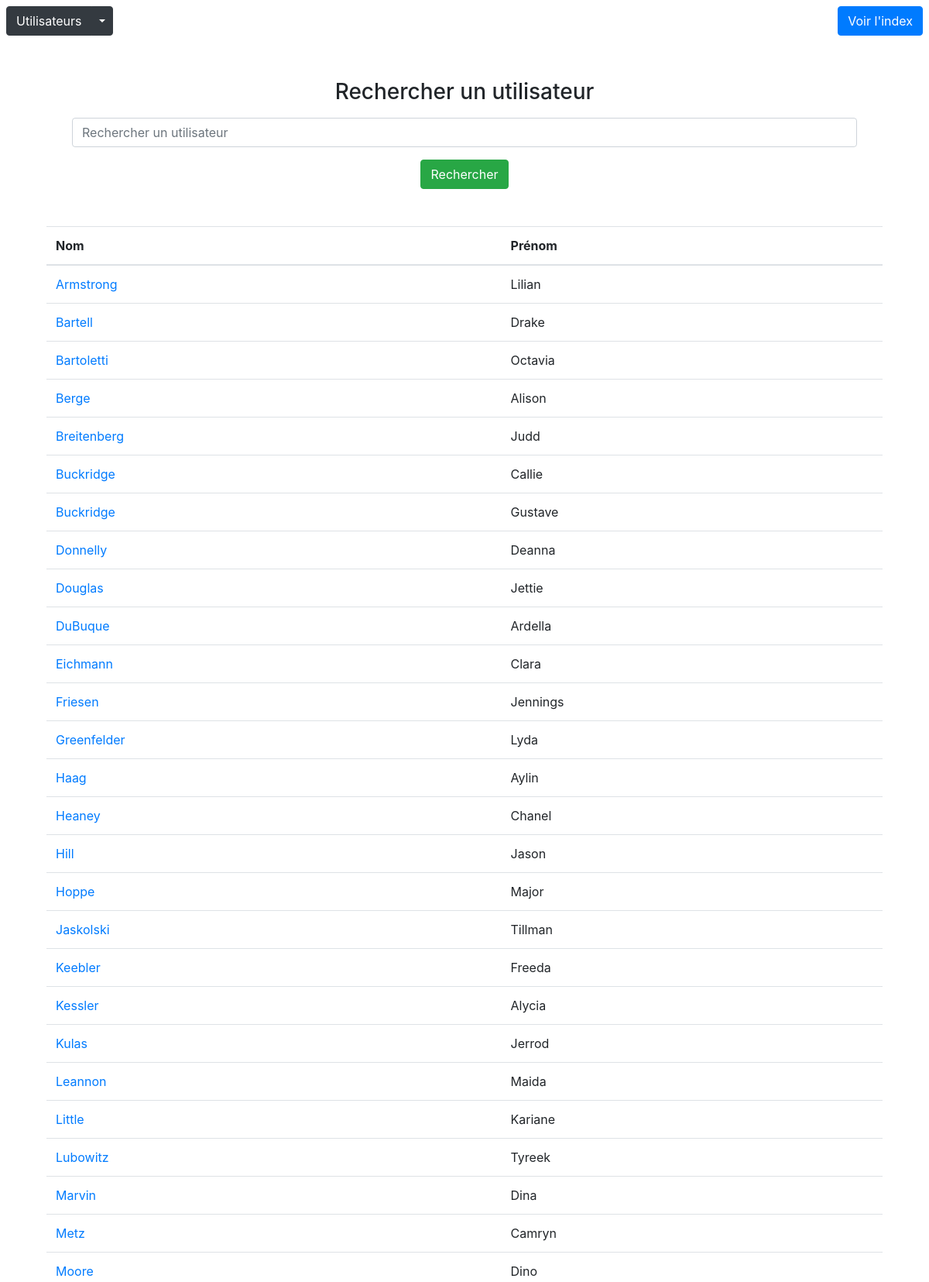
The page / (upper part) on the database its author committed.
### tables this page shows
CREATE TABLE `user` (
  `id` bigint(20) NOT NULL,
  `name` varchar(255) DEFAULT NULL,
  `surname` varchar(255) DEFAULT NULL
);

### index.php (called while the page is built, shortened)
<?php
require "src/init.php";
require "functions.php";
$users = [];
$search_query = "";
$show_index = false;
if(isset($_GET['q']) and !empty($_GET['q'])){
  $search_query = trim($_GET['q']);
  $users = search_user($search_query);
  $show_search_results = true;
}else if(isset($_GET['index'])){
  $index = get_index();
  $show_index = true;
}else{
  $users = get_user();
}
require "views/index.view.php";
?>

### functions.php (called while the page is built, shortened)
<?php
  function get_user(){
    global $db;
    $q = $db->prepare("SELECT * FROM user ORDER BY name, surname");
    $q->execute();
    return $q->fetchAll(PDO::FETCH_OBJ);
  }
?>

### views/index.view.php (the view, shortened to what this page needs)
<?php  require "views/partials/header.php"; ?>
<div class="d-flex justify-content-between p-2">
  <div>
    <div class="btn-group">
      <button type="button" class="btn btn-dark">Utilisateurs</button>
      <button type="button" class="btn btn-dark dropdown-toggle dropdown-toggle-split" data-toggle="dropdown" aria-haspopup="true" aria-expanded="false">
      </button>
    </div>
  </div>
  <div>
    <a class="btn btn-primary" href="?index">Voir l'index</a>
  </div>
</div>
<div class="container">
  <div class="col-md-12 p-5">
    <div class="text-center mb-3">
      <span class="h3">Rechercher un utilisateur</span>
    </div>
    <div class="">
      <form method="get">
        <div class="">
          <input class="form-control" type="text" name="q" value="<?= $search_query ?>"  placeholder="Rechercher un utilisateur">
        </div>
        <div class="mt-3 text-center">
          <button class="btn btn-success" type="submit">Rechercher</button>
        </div>
      </form>
    </div>
  </div>
</div>
<div class="container">
  <div class="col-md-12">
    <?php if($show_index == false): ?>
    <table class="table">
      <thead>
        <tr>
          <th scope="col">Nom</th>
          <th scope="col">Prénom</th>
        </tr>
      </thead>
      <tbody>
        <?php foreach($users as $user): ?>
        <tr>
          <td class="text-primary"><?= $user->name ?></td>
          <td><?= $user->surname ?></td>
        </tr>
        <?php endforeach ?>
      </tbody>
    <?php endif; ?>
    </table>
  </div>
</div>
<?php  require "views/partials/footer.php"; ?>

### views/partials/header.php (shortened to what this page needs)
<!DOCTYPE html>
<html lang="fr">
  <head>
    <link rel="stylesheet" href="asset/css/bootstrap.min.css">
  </head>
  <body>

### views/partials/footer.php (shortened to what this page needs)
  </body>
</html>

### rows shown on the page
user: name "Armstrong", surname "Lilian"
user: name "Bartell", surname "Drake"
user: name "Bartoletti", surname "Octavia"
user: name "Berge", surname "Alison"
user: name "Breitenberg", surname "Judd"
user: name "Buckridge", surname "Callie"
user: name "Buckridge", surname "Gustave"
user: name "Donnelly", surname "Deanna"
user: name "Douglas", surname "Jettie"
user: name "DuBuque", surname "Ardella"
user: name "Eichmann", surname "Clara"
user: name "Friesen", surname "Jennings"
user: name "Greenfelder", surname "Lyda"
user: name "Haag", surname "Aylin"
user: name "Heaney", surname "Chanel"
user: name "Hill", surname "Jason"
user: name "Hoppe", surname "Major"
user: name "Jaskolski", surname "Tillman"
user: name "Keebler", surname "Freeda"
user: name "Kessler", surname "Alycia"
user: name "Kulas", surname "Jerrod"
user: name "Leannon", surname "Maida"
user: name "Little", surname "Kariane"
user: name "Lubowitz", surname "Tyreek"
user: name "Marvin", surname "Dina"
user: name "Metz", surname "Camryn"
user: name "Moore", surname "Dino"
